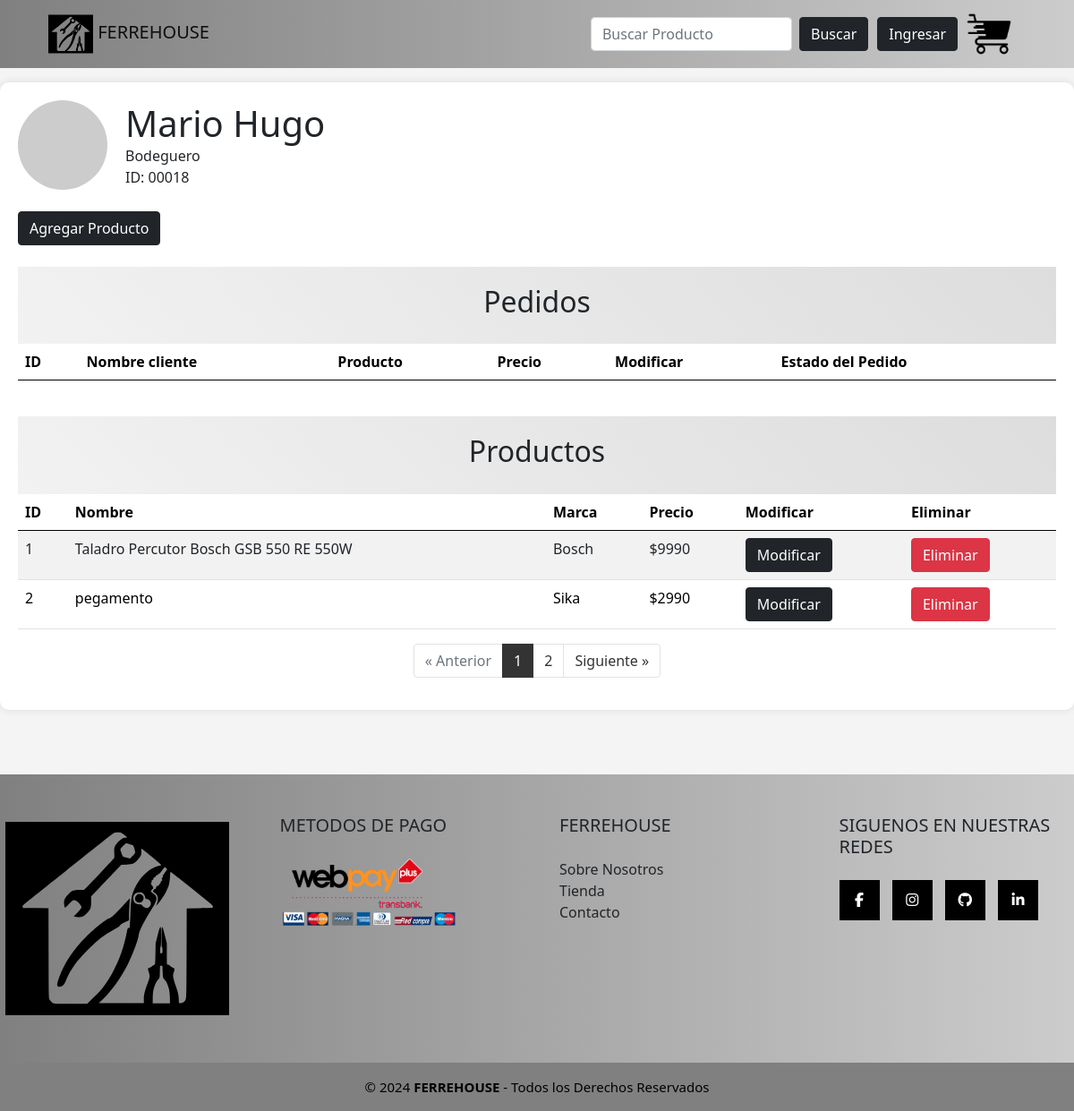
The page /bodeguero/ on the database as committed earlier.
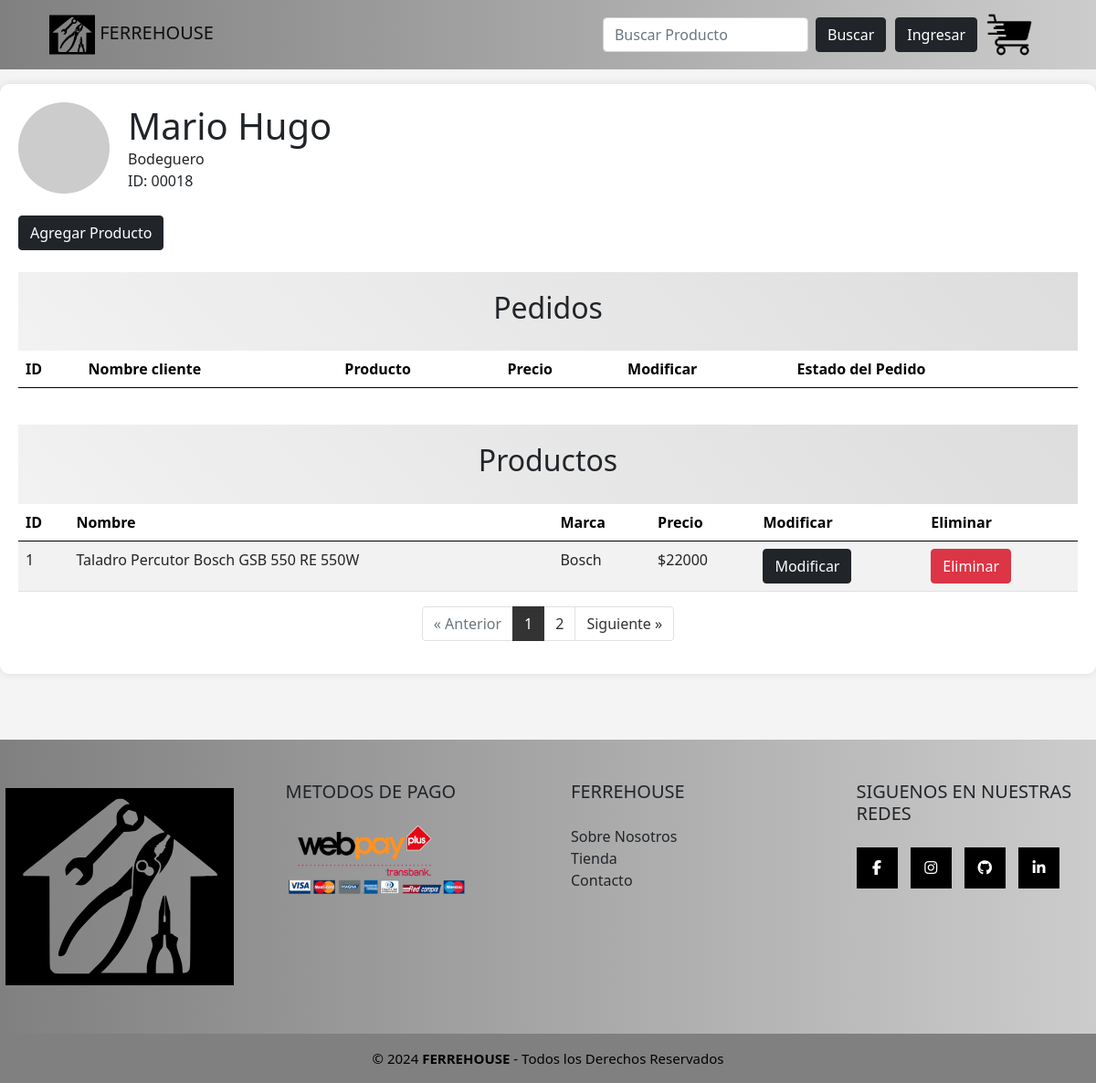
The same page on the database as committed later.
### app/models.py (models this page shows, shortened)
class Producto(models.Model):
    marca = models.ForeignKey(Marca, on_delete=models.PROTECT)
    nombre = models.CharField(max_length=50)
    codigo = models.IntegerField()
    descripcion = models.TextField()
    precio = models.IntegerField()
    imagen = models.ImageField(upload_to="producto", null=True)

class Marca(models.Model):
    nombre = models.CharField(max_length=50)

### app/views.py (the view, shortened to what this page needs)
# urls.py: path('bodeguero/', bodeguero, name="bodeguero"),
def bodeguero(request):
    pedidos = Pedido.objects.all()
    productos = Producto.objects.all()
    marcas = Marca.objects.all()
    form = None
    edit_producto_id = None
    if 'edit_producto_id' in request.GET:
        edit_producto_id = request.GET.get('edit_producto_id')
        producto = get_object_or_404(Producto, id=edit_producto_id)
        form = ProductoForm(instance=producto)
    add_form = ProductoForm()
    return render(request, 'app/CRUD/bodeguero.html', {
        'pedidos': pedidos,
        'productos': productos,
        'form': form,
        'edit_producto_id': edit_producto_id,
        'add_form': add_form,
        'marcas': marcas,
    })

### app/forms.py
class ProductoForm(forms.ModelForm):
    class Meta:
        model = Producto
        fields = '__all__'

### app/templates/app/CRUD/Bodeguero.html (shortened to what this page needs)
{% extends "app/base.html" %}
{% load static %}
    {% block contenido_fh %}
    <div class="container-bodeguero">
        <div class="d-flex align-items-center header mb-4">
            <img src="https://via.placeholder.com/100" alt="Imagen del usuario" width="100" height="100">
            <div class="user-info">
                <h1>Mario Hugo</h1>
                <p>Bodeguero</p>
                <p>ID: 00018</p>
            </div>
        </div>
        <div class="d-flex justify-content-between mb-4">
            <button class="btn btn-dark" data-bs-toggle="modal" data-bs-target="#addModal">Agregar Producto</button>
        </div>
        <div class="table-responsive mb-4">
            <div class="section-background">
                <h1 style="text-align:center; font-size:2em;">Pedidos</h1>
            </div>
            <table class="table table-striped">
                <thead class="thead-dark">
                    <tr>
                        <th>ID</th>
                        <th>Nombre cliente</th>
                        <th>Producto</th>
                        <th>Precio</th>
                        <th>Modificar</th>
                        <th>Estado del Pedido</th>
                    </tr>
                </thead>
            </table>
        </div>
        <div class="table-responsive">
            <div class="section-background">
                <h1 style="text-align:center; font-size:2em;">Productos</h1>
            </div>
            <table class="table table-striped">
                <thead class="thead-dark">
                    <tr>
                        <th>ID</th>
                        <th>Nombre</th>
                        <th>Marca</th>
                        <th>Precio</th>
                        <th>Modificar</th>
                        <th>Eliminar</th>
                    </tr>
                </thead>
                <tbody>
                    {% for producto in productos %}
                    <tr>
                        <td>{{ forloop.counter }}</td>
                        <td>{{ producto.nombre }}</td>
                        <td>{{ producto.marca.nombre }}</td>
                        <td>${{ producto.precio }}</td>
                        <td>
                            <button class="btn btn-dark" data-bs-toggle="modal" data-bs-target="#editModal"
                                data-id="{{ producto.id }}"
                                data-nombre="{{ producto.nombre }}"
                                data-marca="{{ producto.marca.id }}"
                                data-precio="{{ producto.precio }}"
                                data-codigo="{{ producto.codigo }}"
                                data-descripcion="{{ producto.descripcion }}">Modificar</button>
                        </td>
                        <td>
                            <button class="btn btn-danger" data-bs-toggle="modal" data-bs-target="#deleteModal" data-id="{{ producto.id }}">Eliminar</button>
                        </td>
                    </tr>
                    {% endfor %}
                </tbody>
            </table>
        </div>
        <nav aria-label="Page navigation example">
            <ul class="pagination justify-content-center">
                <li class="page-item disabled">
                    <a class="page-link" href="#" tabindex="-1" aria-disabled="true">&laquo; Anterior</a>
                </li>
                <li class="page-item active"><a class="page-link" href="#">1</a></li>
                <li class="page-item"><a class="page-link" href="#">2</a></li>
                <li class="page-item">
                    <a class="page-link" href="#">Siguiente &raquo;</a>
                </li>
            </ul>
        </nav>
    </div>
    {% endblock %}

### app/templates/app/base.html (shortened to what this page needs)
{% load static %}
<!DOCTYPE html>
<html lang="es">
<head>
    <link rel="stylesheet" href="{% static 'app/css/estilos.css' %}">
    <link rel="stylesheet" href="{% static 'css/bootstrap.min.css' %}">
    <link rel="stylesheet" href="https://cdn.jsdelivr.net/npm/bootstrap-icons@1.11.3/font/bootstrap-icons.min.css">
    <link href="https://cdn.jsdelivr.net/npm/bootstrap@5.0.2/dist/css/bootstrap.min.css" rel="stylesheet">
  </head>
<body>
    <nav class="navbar navbar-light navbar-expand-lg fixed-top" style="background-image: linear-gradient(to right, #808080, #CCCCCC);">
      <div class="container">
          <a class="navbar-brand" href="{% url 'index' %}">
              <img src="{% static 'app/img/LOGO-FERREHOUSE.svg' %}" alt="" width="50" height="50"> FERREHOUSE
          </a>
          <div class="collapse navbar-collapse justify-content-end" id="navbarNav">
              <form class="d-flex">
                  <input class="form-control me-2" type="search" placeholder="Buscar Producto" aria-label="Search">
                  <button class="btn btn-dark" type="submit" style="margin-right: 10px;">Buscar</button>
                  <a href="{% url 'login' %}" class="btn btn-dark">Ingresar</a>
              </form>
          </div>
          <a class="navbar-brand" href="{% url 'carrito' %}">
              <img src="{% static 'app/img/carrito-de-compras.png' %}" alt="" width="50" height="50" style="margin-left: 10px;">
          </a>
      </div>
    </nav>
    <br><br><br>
    {% block contenido_fh  %}
    {% endblock %}
    <br><br><br>
    <footer class="pie-pagina" style="background-image: linear-gradient(to right, #808080, #CCCCCC);">
      <div class="grupo-1">
        <div class="box">
          <figure>
            <a href="#">
              <img src="{% static 'app/img/LOGO-FERREHOUSE.svg' %}" alt="logo de FERREHOUSE">
            </a>
          </figure>
        </div>
        <div class="box">
          <h2>METODOS DE PAGO</h2>
          <img src="{% static 'app/img/wp-g.png' %}" alt="#" style="width: 200px;">
        </div>
        <div class="box">
          <h2>FERREHOUSE</h2>
          <ul class="no-bullets">
              <li>
                  <a href="{% url 'nosotros' %}" class="link-normal">Sobre Nosotros</a>
              </li>
              <li>
                <a href="{% url 'tienda' %}" class="link-normal">Tienda</a>
              </li>
              <li>
                <a href="{% url 'contacto' %}" class="link-normal">Contacto</a>
              </li>
          </ul>
      </div>
        <div class="box">
          <h2>SIGUENOS EN NUESTRAS REDES</h2>
          <div class="red-social">
            <a href="#" class="fa fa-facebook"></a>
            <a href="#" class="fa fa-instagram"></a>
            <a href="#" class="fa fa-github"></a>
            <a href="#" class="fa fa-linkedin"></a>
          </div>
        </div>
      </div>
      <div class="grupo-2">
        <small>&copy; 2024 <b>FERREHOUSE</b> - Todos los Derechos Reservados</small>
      </div>
    </footer>
  </body>
</html>

### app/static/app/css/estilos.css (style rules this page uses)
* { margin: 0; padding: 0; box-sizing: border-box; }
html, body { height: 100%; }
body { display: flex; flex-direction: column; }
.section-background { background: linear-gradient(45deg, #f2f2f2, #dddddd); padding: 20px; }
.container { display: flex; flex-wrap: wrap; justify-content: space-around; }
form { width: 50%; }
.pie-pagina { width: 100%; background-image: linear-gradient(to right, #808080, #CCCCCC); }
.pie-pagina .grupo-1 { width: 100%; max-width: 1200px; margin: auto; display: grid; grid-template-columns: repeat(4, 1fr); grid-gap: 50px; padding: 45px 0px; }
.pie-pagina .grupo-1 .box figure { width: 100%; height: 100%; display: flex; justify-content: center; align-items: center; }
.pie-pagina .grupo-1 .box figure img { width: 250px; }
.pie-pagina .grupo-1 .box h2 { margin-bottom: 25px; font-size: 20px; }
.pie-pagina .grupo-1 .red-social a { display: inline-block; text-decoration: none; width: 45px; height: 45px; line-height: 45px; color: white; margin-right: 10px; background-color: black; text-align: center; transition: all 300ms ease; }
.no-bullets { list-style-type: none; padding-left: 0; margin-left: 0; }
.no-bullets li { margin-left: 0; }
.link-normal { text-decoration: none; color: inherit; }
.pie-pagina .grupo-2 { background-color: gray; padding: 15px 10px; text-align: center; color: black; }
.pie-pagina .grupo-2 small { font-size: 15px; }

### app/templates/app/CRUD/Bodeguero.html (style rules this page uses)
body { background-color: #f4f4f4; }
.container-bodeguero { background-color: #fff; border-radius: 10px; padding: 20px; margin-top: 20px; box-shadow: 0 0 10px rgba(0, 0, 0, 0.1); }
.header img { border-radius: 50%; }
.header .user-info { margin-left: 20px; }
.header .user-info h1, .header .user-info p { margin: 0; }
.pagination .page-link { color: #333; }
.pagination .active .page-link { background-color: #333; border-color: #333; color: #fff; }

Rows that differ between the two databases and show on the page:
removed Producto: nombre "pegamento", marca.nombre "Sika", precio "2990"
changed Producto "Taladro Percutor Bosch GSB 550 RE 550W": precio "9990" → "22000"
